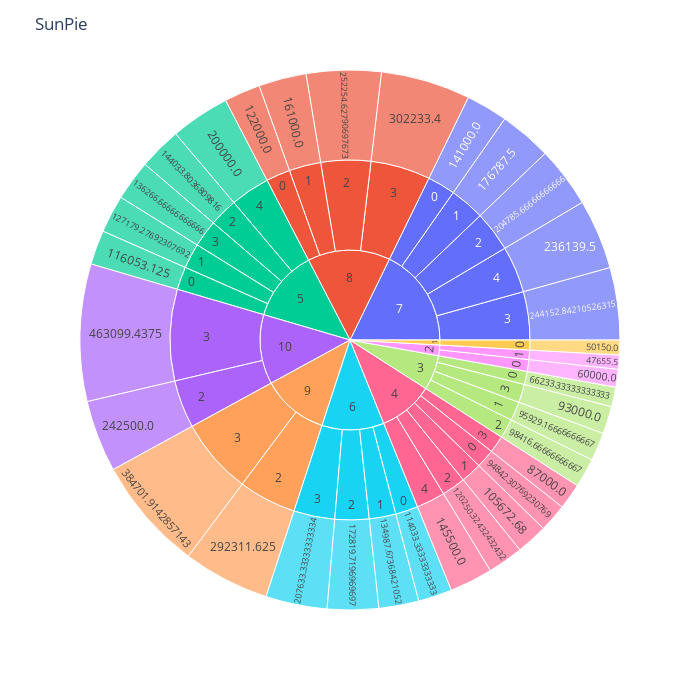

Source (notebook cell):
### Code cell
fig = px.sunburst(sun_df, path=['OverallQual', 'GarageCars', 'SalePrice' ], values=sun_df['SalePrice'])
fig.update_layout(height=700, width=700, title_text="SunPie")
fig.show()
